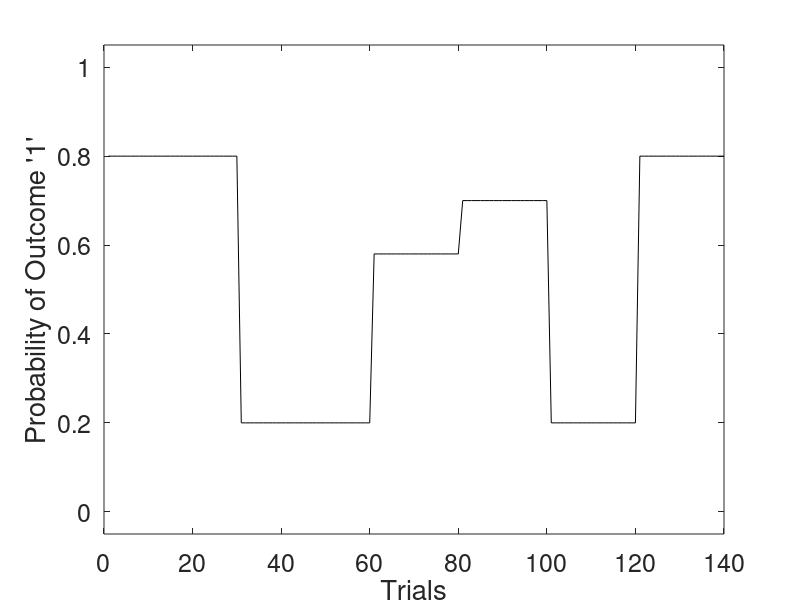
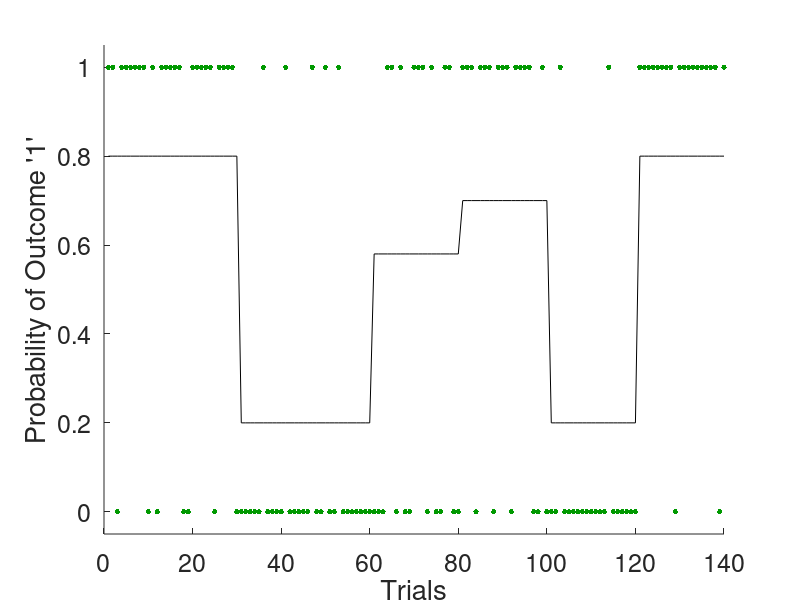

These charts were generated, in order, by the following MATLAB code: (Note: this script raises an error after producing the figures.)
 %--------------------------------------------------------------------------
% The purpose of this tutorial is to show you the first steps to enable you
% to use the HGF and it consists of several parts:
%
% PART 1: Generating an experimental design 
%   -> Generating a probability structure 
%   -> Generate corresponding experimental inputs
%
% PART 2: Simulating an ideal observer
%   -> Estimating Bayes-optimal parameters given the input structure 
%   -> Simulating responses of an ideal observer
%
% PART 3: Model inversion
%   -> Inverting the HGF model
%   -> Inspect parameter identifiability 
%   -> Visualize inferred belief trajectories.
%
% PART 4: Invert a Rescorla-Wagner model
%   -> Inverting the Rescorla-Wagner model
%   -> Compare learning rates of the two models
%
%--------------------------------------------------------------------------


%% Defaults
random_seed = 999; % Random seed for simulations
% Sets axis font size (this may depend on your screen size, you can
% increase it to 20, if the font is too small or decrease it).
set(0,'defaultAxesFontSize', 18); 


%% PART 1: Generate probability structure 
% Array that indicates the probability of the binary outcome = 1 for each
% experimental block
prob_struct = [0.8, 0.8, 0.8, 0.2, 0.2, 0.2, 0.58, 0.58, 0.7, 0.7, 0.2, 0.2, 0.8, 0.8];
n_trials    = 10;                  % Number of trials within a block
n_blocks    = length(prob_struct); % Number of blocks
last_trial  = n_trials*n_blocks;   % Get last trial (for plotting)

% Create the volatility structure for all trials
vol_struct = repmat(prob_struct, n_trials, 1); 
vol_struct = vol_struct(:);

% Let's see what it looks like
figure('units','normalized','outerposition',[0 0 .96 1])
plot(vol_struct, 'k');
xlim([0, last_trial]);
ylim([-0.05, 1.05]);
xlabel('Trials')
ylabel('Probability of Outcome ''1''')


%% PART 1: Generate input for a task
% Now let's generate some input sequence by sampling from the true 
% probabilities
rng(random_seed); % Set random seed to make sure, we all see the same results
u = binornd(1, vol_struct);

% Let's add them to the plot
figure('units','normalized','outerposition',[0 0 .96 1])
hold on;
plot(vol_struct, 'k');
plot(u,'.', 'Color', [0 0.6 0], 'MarkerSize', 12);
hold off;
xlim([0, last_trial]);
ylim([-.05, 1.05]);
xlabel('Trials')
ylabel('Probability of Outcome ''1''')


%% PART 2: Obtain Bayes-optimal parameters
% We will now simulate parameters of an artifical learner that sees the
% input we just generated. This is useful for example to determine starting
% values, when inverting the behavioral data of actual participants or to
% verify identifiability of parameters or a model space a priori.

% Get Bayes optimal parameters given the input
bopars = tapas_fitModel([], u,...           % experimental input
    'tapas_hgf_ar1_binary_config',...           % perceptual model function
    'tapas_bayes_optimal_binary_config',... % observational model function
    'tapas_quasinewton_optim_config');      % optimization function
tapas_hgf_ar1_binary_plotTraj(bopars);
hold on; plot(vol_struct,'k:'); hold off; % Plot volatility structure 

% The only parameter whose Bayes optimal values we've estimated is $\omega$. 
% This is the tonic volatility in the HGF. At the first level, $\omega_1$ 
% is undefined (NaN) because in the binary HGF the first level is discrete, 
% not continuous. 
% At the second level, we find an optimal value of, for example, 
% $\omega_2=-3.43$, and at the third level one of, for example, 
% $\omega_3=-6.01$ (this will vary on different runs of this script).
% 
% The other parameters are fixed to a particular value because their prior 
% variance has been set to zero in the configuration file 
% tapas_hgf_binary_config.m. This means that their posterior means,
% displayed here, are the same as the prior means set in 
% tapas_hgf_binary_config.m.
% 
% Their meanings are:% 
% * $\mu_0$ and $\sigma_0$ are the initial values of the perceptual state
% * $\rho$ is a drift parameter, fixed to zero (ie, no drift) in this 
% example
% * $\kappa$ is a parameter that describes the coupling between the 
% different levels of the HGF, fixed to 1 in this example
% 
% For model comparison purposes, several measures of model quality are given 
% by fitModel. The most important of these is the log-model evidence (LME).


%% PART 2: Simulate behaviour of an ideal observer
% We will now simulate how this agent would respond to seeing this input.
sim = tapas_simModel(u,...
    'tapas_hgf_ar1_binary', bopars.p_prc.p,...
    'tapas_softmax_binary', 5,...
    random_seed);
tapas_hgf_ar1_binary_plotTraj(sim);
hold on; plot(vol_struct, 'k:'); hold off; % Plot volatility structure 

% We simulate an agent's responses using the simModel function. To do 
% that, we simply choose the optimal values for the parameters. 
% But in addition to the perceptual model _hgf_binary_, we now 
% need a response model. Here, we take the unit square sigmoid model, 
% tapas_unitsq_sgm_, with parameter $\zeta=5$. The last argument is an 
% optional seed for the random number generator.


%% PART 3: Model Inversion
% Now, we will invert the model on the experimental input (u) and the
% responses we just simulated (y). If you are inverting the model using
% real data you need to pass participants' responses instead of sim.y to
% tapas_fitModel.

est = tapas_fitModel(sim.y, sim.u,...
    'tapas_hgf_ar1_binary_config',...
    'tapas_softmax_binary_config',...
    'tapas_quasinewton_optim_config');

% When we inspect the parameters that we used to simulate behavior (found
% in the 'sim' structure) and the recovered parameters that we obtained 
% from inverting the model on the simulated responses (found in the 'est'
% structure), we see that they closely correspond to each other. Good.
fprintf('Parameters of ideal observer:\n omega: %.4f\n theta: %.4f\n\n',...
    sim.p_prc.ka(2), sim.p_prc.om(3))
fprintf('Recovered parameters:\n omega: %.4f\n theta: %.4f\n\n',...
    est.p_prc.ka(2), est.p_prc.om(3))


%% PART 3: Investigate parameter identifiability
% To check how well the parameters could be identified, we can take a look 
% at their posterior correlation. This gives us an idea to what degree 
% changing one parameter value can be compensated by changing another. Of 
% course changing a parameter is fully equivalent to changing that same 
% parameter, therefore the values on the diagonal of the correlation matrix 
% are all 1. However, it would be worrisome if changing one parameter's 
% value were equivalent to changing another in the same direction 
% (correlation = +1) or in the opposite direction (correlation = -1). In 
% these cases the two parameters cannot be identified independently and 
% one of them needs to be fixed. The other parameter can then be estimated 
% conditional on the value of the one that has been fixed.

tapas_fit_plotCorr(est)
colormap(flipud(gray))                 % Change colormap to gray
add_values_to_imagesc(est.optim.Corr); % Add correlation values to plot
 
% In this case, there is nothing to worry about. Unless their correlation 
% is very close to +1 or -1, two parameters are identifiable, meaning that 
% they describe distinct aspects of the data.

% The posterior parameter correlation matrix is stored in est.optim.Corr
disp(est.optim.Corr)
 
% While the posterior parameter covariance matrix is stored in 
% est.optim.Sigma
disp(est.optim.Sigma)

% Posterior means
% The posterior means of the estimated as well as the fixed parameters can 
% be found in est.p_prc for the perceptual model and in est.p_obs for the 
% observation model:
disp(est.p_prc)
disp(est.p_obs)
 
% The posterior means are contained in these structures separately by name 
% (e.g., om for $\omega$) as well as jointly as a vector $p$ in their 
% native space and as a vector $p_{\mathrm{trans}}$ in their transformed 
% space (ie, the space they are estimated in). For details, see the manual.


%% PART 3: Inferred belief trajectories
% As with the simulated trajectories, we can plot the inferred belief 
% trajectories implied by the estimated parameters.
tapas_hgf_ar1_binary_plotTraj(est);
hold on; plot(vol_struct, 'k:'); hold off; % Plot volatility structure 

% These trajectories can be found in est.traj:
disp(est.traj);


%% PART 4: Inverting a Reescorla-Wagner Model
% Next, let's try to fit the same data using a different perceptual model 
% while keeping the same response model. We will take the Rescorla-Wagner
% model, which can be found in tapas_rw_binary.

est_rw = tapas_fitModel(sim.y,...
                       sim.u,...
                       'tapas_rw_binary_config',...
                       'tapas_unitsq_sgm_config',...
                       'tapas_quasinewton_optim_config');
                   
% The single estimated perceptual parameter is the constant learning rate 
% $\alpha$.

% Just as for _hgf_binary_, we can plot posterior correlations and inferred 
% trajectories for this model.

% Plot Correlation
tapas_fit_plotCorr(est_rw)
colormap(flipud(gray))                    % Change colormap to gray
add_values_to_imagesc(est_rw.optim.Corr); % Add correlation values to plot

% Plot Trajectory
tapas_rw_binary_plotTraj(est_rw);
hold on; plot(vol_struct, 'k:'); hold off; % Plot volatility structure 


%% PART 4: Compare learning rates: HGF versus Rescorla-Wagner
% Now let's compare the learning rates for the two models. To do this, we
% first need to compute them.
lr_rw = est_rw.p_prc.al.*ones(size(est_rw.traj.v(:,1),1),1);
lr_hgf_low_lvl = est.traj.muhat(:,1).*(1-est.traj.muhat(:,1)).*est.traj.sahat(:,2);
lr_hgf_high_lvl = est.traj.sahat(:,3).*est.traj.w(:,2);

% Now we can plot them.
figure('units','normalized','outerposition',[0 0 .96 1])
hold on;
plot(lr_rw, 'b');
plot(lr_hgf_low_lvl, 'r');
plot(lr_hgf_high_lvl, 'c');
plot(u,'.', 'Color', [0 0.6 0], 'MarkerSize', 12); % Plot input
plot(vol_struct, 'k:'); % Plot volatility structure
hold off;
xlim([1 last_trial]);
ylim([-0.05, 1.05])
title('Learning Rates: RW versus HGF');
xlabel('Trials');
ylabel('Learning Rates');
legend('RW', 'HGF Low lvl', 'HGF High lvl', 'Input', 'Probability',...
    'Position', [0.78 0.6 0.1 0.2]);

%% PART 5: Compare Precision-Weighted Prediction Errors
% Now let's compare the learning rates for the two models. To do this, we
% first need to compute them.
epsilon_low = est.traj.da(:,1).*est.traj.sa(:,2);
epsilon_high = est.traj.sa(:,3).*est.traj.da(:,2);

% Now we can plot them.
figure('units','normalized','outerposition',[0 0 .96 1])
hold on;
plot(epsilon_low, 'r');
plot(epsilon_high, 'c');
% plot(u,'.', 'Color', [0 0.6 0], 'MarkerSize', 12); % Plot input
plot(vol_struct, 'k:'); % Plot volatility structure
hold off;
xlim([1 last_trial]);
%ylim([-0.05, 1.05])
title('Precision-Weighted Prediction Errors');
xlabel('Trials');
ylabel('PE Magnitudes');
legend('HGF Low PE', 'HGF High PE','Probability',...
    'Position', [0.78 0.6 0.1 0.2]);
